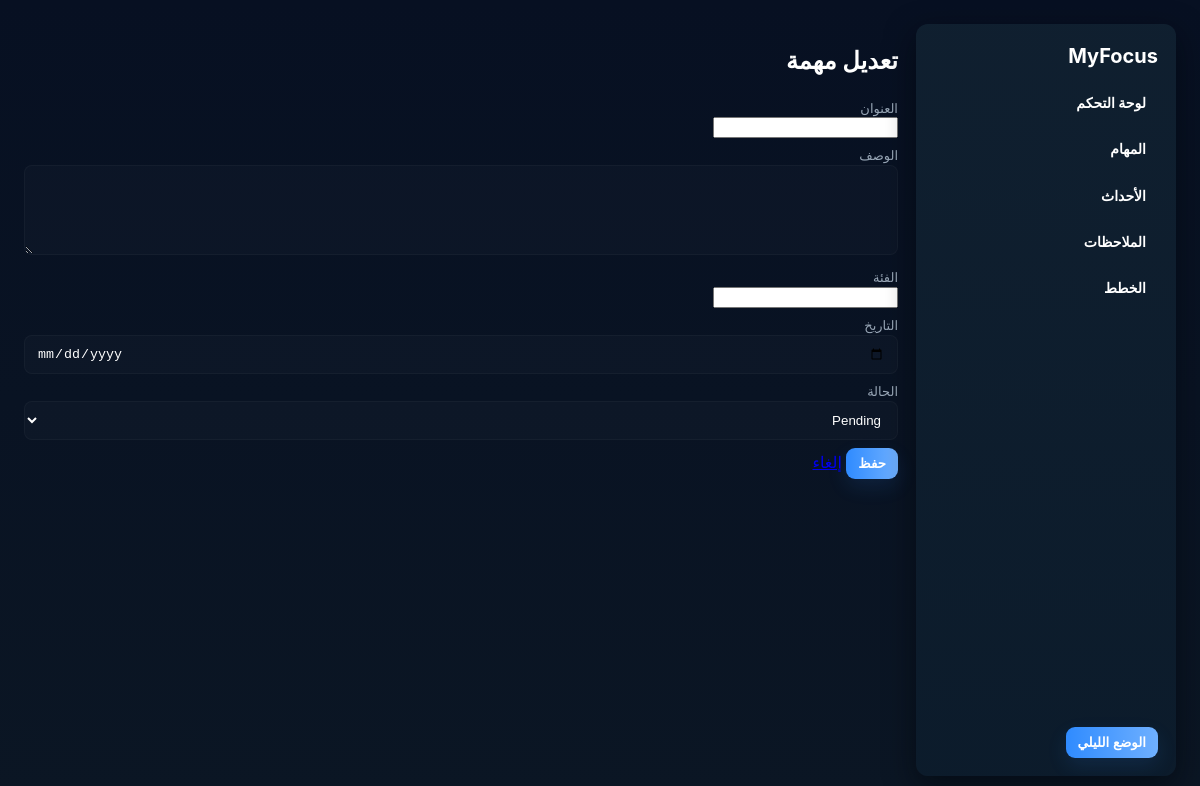
The app's page /tasks/edit/11, older data.
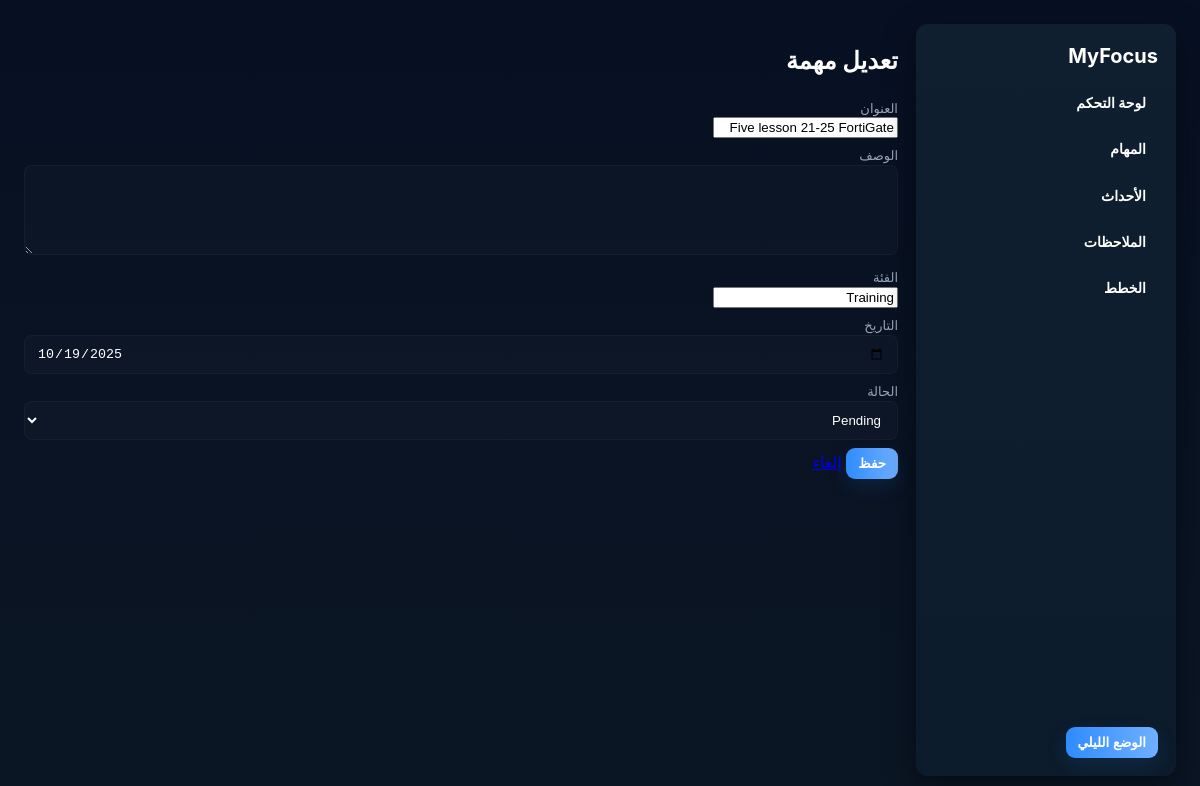
The same page, newer data.
### tables this page shows
CREATE TABLE tasks (
        id INTEGER PRIMARY KEY AUTOINCREMENT,
        title TEXT NOT NULL,
        description TEXT,
        category TEXT,
        date TEXT,
        status TEXT DEFAULT 'Pending'
    );

### app.py (the view, shortened to what this page needs)
@app.route('/tasks/edit/<int:item_id>', methods=['GET','POST'])
def edit_task(item_id):
    item = task_model.get(item_id)
    return render_template('task_edit.html', task=item)

### models.py (called while the page is built)
def _connect(dbfile=None):
    if not dbfile:
        dbfile = DB_PATH
    elif not os.path.isabs(dbfile):
        dbfile = os.path.join(BASE_DIR, dbfile)
    conn = sqlite3.connect(dbfile, check_same_thread=False)
    conn.row_factory = sqlite3.Row
    return conn

    @staticmethod
    def _conn():
        return _connect(tasks.DBFILE)

    @staticmethod
    def get(item_id):
        conn = tasks._conn(); cur = conn.cursor()
        cur.execute("SELECT * FROM tasks WHERE id=?", (item_id,))
        row = cur.fetchone()
        conn.close()
        return dict(row) if row else None

### templates/task_edit.html (shortened to what this page needs)
{% extends "base.html" %}
{% block content %}
<h2>تعديل مهمة</h2>
<form method="post">
  <label>العنوان<br><input name="title" value="{{ task.title }}" required></label>
  <label>الوصف<br><textarea name="description">{{ task.description or '' }}</textarea></label>
  <label>الفئة<br><input name="category" value="{{ task.category or '' }}"></label>
  <label>التاريخ<br><input type="date" name="date" value="{{ task.date }}"></label>
  <label>الحالة<br>
    <select name="status">
      <option {% if task.status=='Pending' %}selected{% endif %}>Pending</option>
    </select>
  </label>
  <button type="submit">حفظ</button>
  <a href="{{ url_for('tasks_page') }}">إلغاء</a>
</form>
{% endblock %}

Row changes from the older to the newer data that the page shows:
added tasks: title "Five lesson 21-25 FortiGate", category "Training", date "10/19/2025", status "Pending"
Text that changed along with them:
form field status: "Pending" → (not shown)
